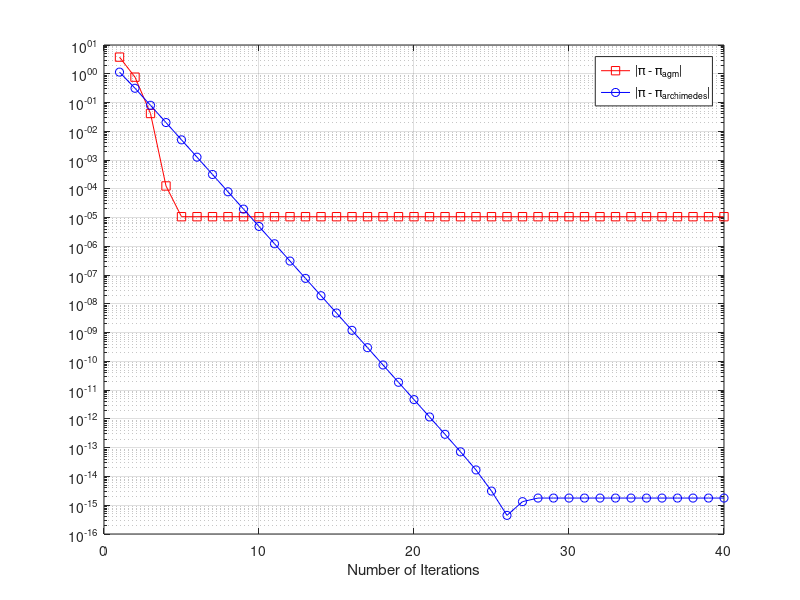
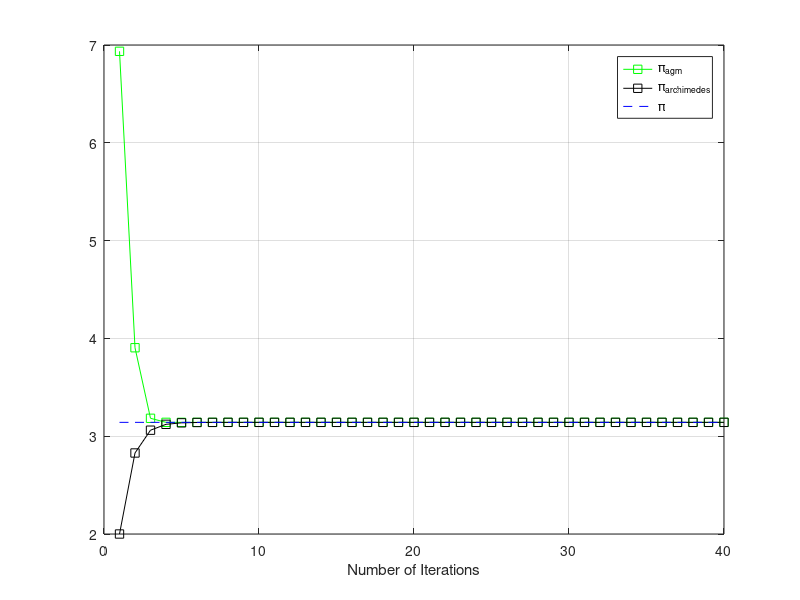

MATLAB code to generate these figures, in order:
#Compare the convergence between the values of pi obtained by the agm method and arch. method

N = 1e3;

a = N;
b = 4;

Nit = 40;
A = zeros(1000);
A(1) = N;

for i = 1:Nit
  a1 = (a+b)/2;
  b1 = sqrt(a*b);
  a = a1;
  b = b1;
  A(i) = a;
end

A = A(1:Nit);

p1 = (log(N)*a)/N;

my_pi = 2*p1;

pi_converging = 2*(log(N)*A)/N;

E = abs(pi_converging -pi);

E_agm = E;

load("pi_arch_error.mat");
E_arch = E(1:Nit);
pi_arch = Y(1:Nit);

h = figure();
semilogy(1:Nit, E_agm, "-sr"); hold on
semilogy(1:Nit, E_arch, "-ob");
grid();
#semilogy(1:Nit, ones(Nit)*e, "--k");
%title('Error of \pi with means method (N = 1e3) and Archimedes method');
%ylabel('|\pi - \pi_{agm}|');
xlabel("Number of Iterations");
legend('|\pi - \pi_{agm}|', '|\pi - \pi_{archimedes}|');

set(h,'PaperSize',[5 5]);
%print(h2,'pi_plot', '-dpng', '-r300', '-bestfit');
print(h,'pi_agm_plot', '-dpng', '-r300');

h2 = figure();
plot(1:Nit, pi_converging, "-sg"); hold on
plot(1:Nit, pi_arch, "-sk");
plot(1:Nit, ones(Nit,1)*pi, "--b");
grid();
%title('Value of \pi with means method');
xlabel("Number of Iterations");
legend('\pi_{agm}','\pi_{archimedes}', '\pi');
%tight();

set(h2,'PaperSize',[5 5]);
%print(h2,'pi_plot', '-dpng', '-r300', '-bestfit');
print(h2,'pi_agm_err_plot', '-dpng', '-r300');
